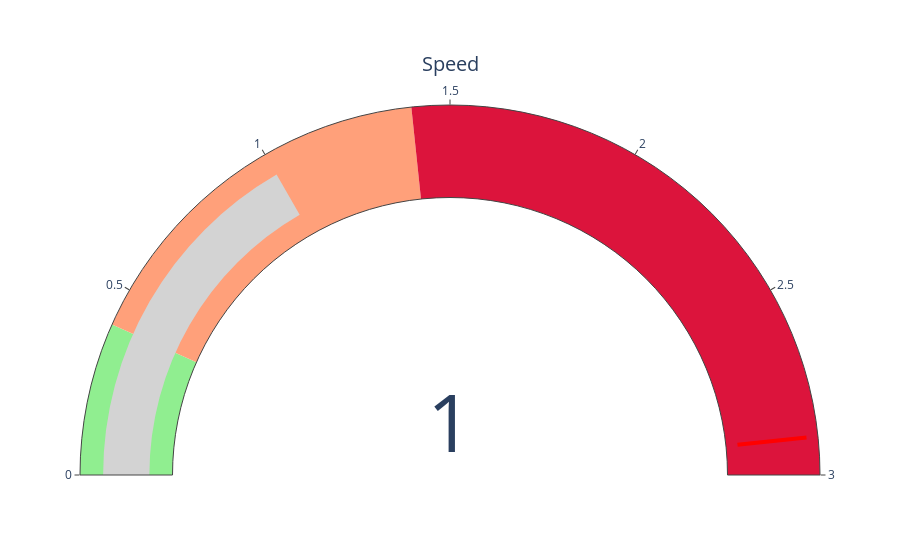

Here is the notebook cell this chart was saved with:
### Markdown cell above
# Gauge indicator for carbon per 100g

### Code cell
import plotly.graph_objects as go

fig = go.Figure(go.Indicator(
    domain = {'x': [0, 1], 'y': [0, 1]},
    value = 1,
    mode = "gauge+number", # gauge+number+delta
    title = {'text': "Speed"},
    #delta = {'reference': 1},
    gauge = {'axis': {'range': [None, 3]},
             'steps' : [
                 {'range': [0, 0.4], 'color': "lightgreen"},
                 {'range': [0.4, 1.4], 'color': "lightsalmon"},
                 {'range': [1.4, 3], 'color': "crimson"},
                 ],
            'bar': {'color': "lightgray"},

            'threshold' : {'line': {'color': "red", 'width': 4}, 'thickness': 0.75, 'value': 2.9}}))

fig.show()

### Figure 1 — Plotly figure (JSON) as saved in the notebook; plotly's stock layout.template omitted (floating-point values rounded to 4 significant figures)
{"data": [{"domain": {"x": [0, 1], "y": [0, 1]}, "gauge": {"axis": {"range": [null, 3]}, "bar": {"color": "lightgray"}, "steps": [{"color": "lightgreen", "range": [0, 0.4]}, {"color": "lightsalmon", "range": [0.4, 1.4]}, {"color": "crimson", "range": [1.4, 3]}], "threshold": {"line": {"color": "red", "width": 4}, "thickness": 0.75, "value": 2.9}}, "mode": "gauge+number", "title": {"text": "Speed"}, "type": "indicator", "value": 1}], "layout": {}}
